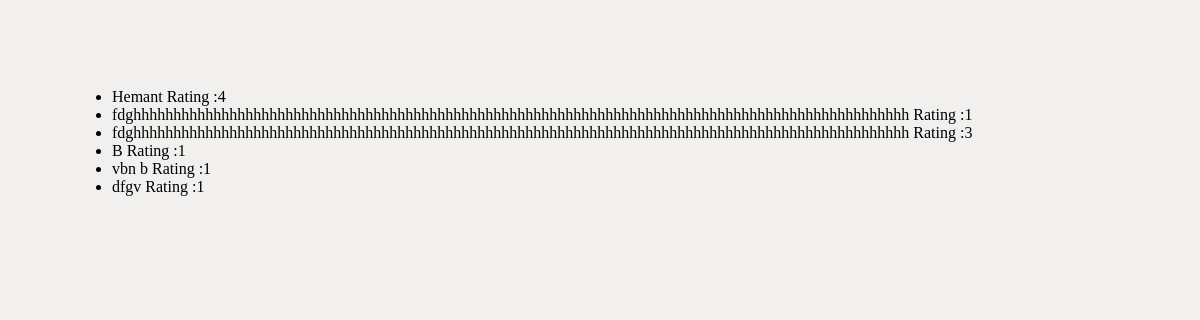
/reviewlist, run on the app's committed database.
### reviews/models.py (models this page shows)
class Review(models.Model):
    user_name=models.CharField(max_length=100)
    text_area=models.TextField(max_length=500)
    rating=models.IntegerField()

### reviews/views.py (the view)
# urls.py: path("reviewlist", views.ReviewlistView.as_view()),
class ReviewlistView(ListView):
    template_name="reviews/reviewlist.html"
    model=Review
    context_object_name="review"
    ''' def get_queryset(self):                               #for filter data
        base=super().get_queryset()
        data=base.filter(rating__gt=3)
        return data
    '''

### reviews/templates/reviews/reviewlist.html (shortened to what this page needs)
{% extends 'reviews/base.html' %}
{% block content  %}
<ul>
    {% for onereview in review  %}
    <li>{{onereview.user_name}} Rating :{{onereview.rating}}</li>
    {% endfor %}
</ul>
{% endblock  %}

### reviews/static/reviews/style.css (style rules this page uses)
body { background-color: rgb(241, 240, 238); padding: 4rem; }

### data on the page
Review: user_name "Hemant", rating "4"
Review: user_name "fdghhhhhhhhhhhhhhhhhhhhhhhhhhhhhhhhhhhhhhhhhhhhhhhhhhhhhhhhhhhhhhhhhhhhhhhhhhhhhhhhhhhhhhhhhhhhhhhhh", rating "1"
Review: user_name "fdghhhhhhhhhhhhhhhhhhhhhhhhhhhhhhhhhhhhhhhhhhhhhhhhhhhhhhhhhhhhhhhhhhhhhhhhhhhhhhhhhhhhhhhhhhhhhhhhh", rating "3"
Review: user_name "B", rating "1"
Review: user_name "vbn b", rating "1"
Review: user_name "dfgv", rating "1"
